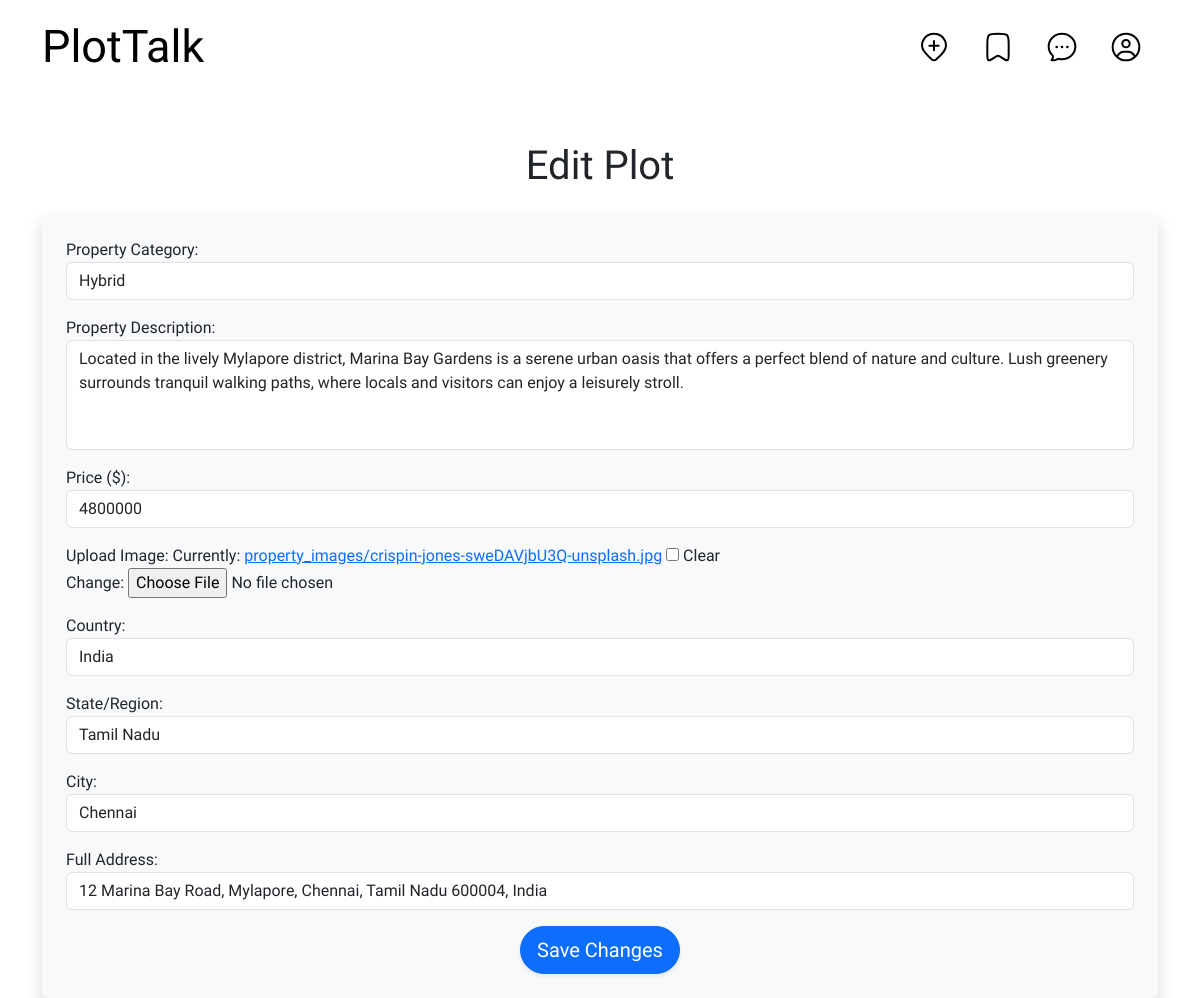
Page /editproperty/8 (signed in) on the committed database.
### REMS/models.py (models this page shows, shortened)
class Property(models.Model):
    CATEGORY_CHOICES = [
        ('Sale', 'Sale'),
        ('Rent', 'Rent'),
        ('Hybrid', 'Hybrid'),
    ]
    category = models.CharField(
        max_length=100,
        choices=CATEGORY_CHOICES,
        default='Sale'
    )
    description = models.TextField()
    price = models.IntegerField()
    image = models.ImageField(upload_to='property_images', null=True, blank=True)
    saved_users = models.ManyToManyField(User, related_name='saved_properties', blank=True)
    user = models.ForeignKey(ProfileModel, on_delete=models.CASCADE)
    country = models.CharField(max_length=100)
    state = models.CharField(max_length=100)
    city = models.CharField(max_length=100)
    address = models.CharField(max_length=200)

### REMS/views.py (the view)
# urls.py: path('editproperty/<int:id>',EditProperty.as_view(),name='editproperty'),
@method_decorator(decorator=dec,name='dispatch')
class EditProperty(UpdateView):
    template_name='edit_property.html'
    form_class=PropertyForm
    pk_url_kwarg='id'
    queryset=Property.objects.all()
    success_url=reverse_lazy('profile')

### REMS/views.py (called while the page is built)
def signin_required(fn):
    def inner(request,*args,**kwargs):
        if request.user.is_authenticated:
            return fn(request,*args,**kwargs)
        else:
            messages.warning(request,'please login first')
            return redirect('login')
    return inner

### REMS/templates/edit_property.html (shortened to what this page needs)
{% extends 'home.html' %}
{% load static %}
{% block navbar %}
<div class="container mt-5">
    <h1 class="text-center mb-4">Edit Plot</h1>
    <form action="" method="post" enctype="multipart/form-data" class="shadow p-4 bg-light rounded">
        <div class="form-group">
            {{ form.as_p }}
        </div>
        <div class="d-flex justify-content-center">
            <button class="btn btn-primary btn-lg rounded-pill shadow-sm" type="submit" style="transition: background-color 0.3s, transform 0.3s;">
                Save Changes
            </button>
        </div>
    </form>
</div>
{% endblock navbar %}

### REMS/static/css/home.css (style rules this page uses)
body { font-family: 'Moderustic', sans-serif; }
textarea { width: 100%; padding: 10px; border: 1px solid #ccc; border-radius: 4px; margin-bottom: 10px; box-sizing: border-box; }

### rows in the picture
Property: category "Hybrid", description "Located in the lively Mylapore district, Marina Bay Gardens is a serene urban oasis that offers a perfect blend of nature and culture. Lush greenery surrounds tranquil walking paths, where locals and visitors can enjoy a leisurely stroll.", price "4800000", country "India", state "Tamil Nadu", city "Chennai", address "12 Marina Bay Road, Mylapore, Chennai, Tamil Nadu 600004, India"
